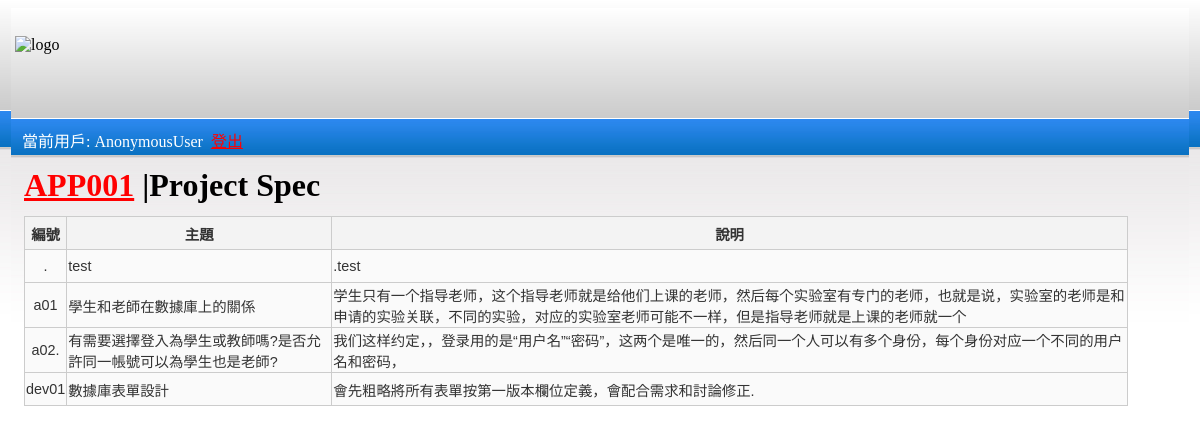
The app's page /lab/prj_spec/ with its own data.
### lab/models.py (models this page shows, shortened)
class PrjSpec(models.Model):
    f00 = models.CharField(default=".", max_length=99,verbose_name="編號")
    f01 = models.CharField(default=".", max_length=200,verbose_name="主題")
    f02 = models.CharField(default=".", max_length=2000,verbose_name="說明")
    class Meta:
        verbose_name = "項目需求說明"
        verbose_name_plural = "項目需求說明"

### lab/views.py (the view)
def prj_spec(request):
    item_list = PrjSpec.objects.order_by('f00')[:400]
    context = {'current_user':request.user,'page_title':'Project Spec','item_list': item_list}
    return render(request, 'lab/prj_spec.html', context)

### lab/templates/lab/prj_spec.html
{% extends 'lab/base.html' %}
{% block content %}
{% if item_list %}
    <table>
    <tr>
    <th>編號</th>
    <th>主題</th>
    <th>說明</th>
    </tr>
    {% for item in item_list %}
    <tr>
    <td >{{ item.f00 }}</td>
    <td class='alignleft'>{{ item.f01 }}</td>
    <td class='alignleft'>{{ item.f02 }}</td>
</tr>
    {% endfor %}
    </table>
{% else %}
    <p>無資料顯示，需要權限並<mark><a target='_blank' href='../../admin/login/?next=/app001/'>登入</a></mark>才能查看。</p>
   <p>維護資料人員，請由此<mark><a target='_blank' href='../../admin'>登入</a></mark>。</p>
{% endif %}
{% endblock %}

### lab/templates/lab/base.html (shortened to what this page needs)
{% load static %}
<!DOCTYPE HTML>
<html>
<head>
    <link rel="stylesheet" type="text/css" href="{% static 'app001/style.css' %}" />
<body>
    <div class="header">
        <div class="logo">
            <img src="/static/app001/images/logo.jpg" alt="logo" title="logo"/>
        </div>
    </div>
    <div class='current_user'>
          當前用戶: {{ current_user }} &nbsp;<a href="/app001/logout">登出</a>
    </div>
    <div class='page_title'>
        <h1><a href='..'>APP001</a> |{{ page_title }}
        </h1>
    </div>
    <div class='page_data'>
        {% block content %}
        {% endblock %}
    </div>
</body>

### lab/static/app001/style.css (style rules this page uses)
.current_user { color: white; margin: 9px 0px 0px 8px; }
.page_title { margin: 15px 0px 12px 10px; }
.page_data { margin: 0px 0px 0px 10px; }
h1 { margin: 3px 0px 3px 0px; }
body, html { padding: 0px 3px 10px 3px; background-color: #D8DBE2; background:#fff url(images/bg.jpg) repeat-x; }
table { color: #333; font-family: Helvetica, Arial, sans-serif; width: 95%; font-size:90%; border-collapse: collapse; border-spacing: 0; }
td, th { border: 1px solid #CCC; height: 30px; }
th { background: #F3F3F3; font-weight: bold; }
td { background: #FAFAFA; text-align: center; }
.header { width:1170px; margin:0 auto; height:111px; }
.header .logo { width:272px; height:56px; float:left; }
.header .logo img { width:272px; height:56px; border:0px; padding-top:28px; }
a:link { color: red; }
.alignleft { text-align: left; }

### records on screen
PrjSpec: f00 ".", f01 "test", f02 ".test"
PrjSpec: f00 "a01", f01 "學生和老師在數據庫上的關係", f02 "学生只有一个指导老师，这个指导老师就是给他们上课的老师，然后每个实验室有专门的老师，也就是说，实验室的老师是和申请的实验关联，不同的实验，对应的实验室老师可能不一样，但是指导老师就是上课的老师就一个"
PrjSpec: f00 "a02.", f01 "有需要選擇登入為學生或教師嗎?是否允許同一帳號可以為學生也是老師?", f02 "我们这样约定，，登录用的是“用户名”“密码”，这两个是唯一的，然后同一个人可以有多个身份，每个身份对应一个不同的用户名和密码，"
PrjSpec: f00 "dev01", f01 "數據庫表單設計", f02 "會先粗略將所有表單按第一版本欄位定義，會配合需求和討論修正."

### other values on screen
{{ current_user }} "AnonymousUser"
{{ page_title }} "Project Spec"
